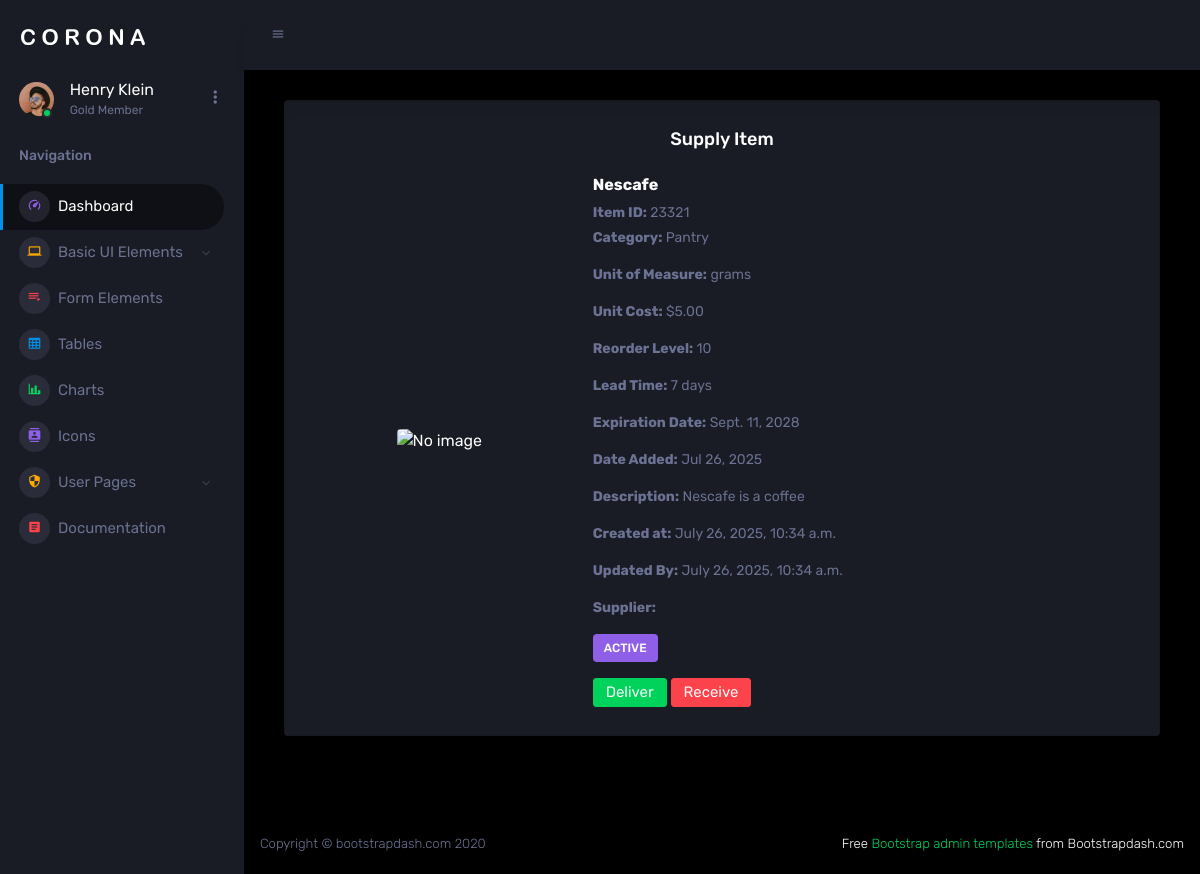
The app's page /supplyitem/1/ with its own data.
### supply/models.py (models this page shows, shortened)
class SupplyItem(models.Model):
    STATUS_CHOICES = [
        ('active', 'Active'),
        ('inactive', 'Inactive'),
        ('discontinued', 'Discontinued'),
    ]
    item_id = models.CharField(max_length=100, unique=True)  # SKU or barcode
    name = models.CharField(max_length=255)
    quantity = models.PositiveIntegerField(default=0)
    description = models.TextField(blank=True, null=True)
    category = models.CharField(max_length=100)
    unit_of_measure = models.CharField(max_length=50)
    reorder_level = models.PositiveIntegerField(default=10)
    unit_cost = models.DecimalField(max_digits=10, decimal_places=2)
    status = models.CharField(max_length=20, choices=STATUS_CHOICES, default='active')
    supply_image = models.ImageField(upload_to='supply_images/', blank=True, null=True)
    lead_time_days = models.PositiveIntegerField(default=7)
    expiration_date = models.DateField(blank=True, null=True)
    date_added = models.DateTimeField(auto_now_add=True)
    last_updated = models.DateTimeField(auto_now=True)
    created_at = models.DateTimeField(auto_now_add=True)
    updated_at = models.DateTimeField(auto_now=True)
    class Meta:
        ordering = ['name']
        verbose_name = 'Supply Item'
        verbose_name_plural = 'Supply Items'

### supply/views.py (the view)
# urls.py: path('supplyitem/<int:pk>/', views.SupplyItemDetailView.as_view(), name='supplyitem_detail'),  # Route to view supply item details
class SupplyItemDetailView(DetailView):
    model = SupplyItem
    template_name = 'supply/supplyitem_detail.html'
    context_object_name = 'supply_item'

### assets/templates/supply/supplyitem_detail.html
{% extends "base/base.html" %}
{% load static %}
{% block content %}
<div class="col-12 grid-margin stretch-card">
  <div class="card">
    <div class="card-body">
      <h4 class="card-title text-center mb-4">Supply Item</h4>
      <div class="row">
        <div class="col-md-4 d-flex align-items-center justify-content-center mb-3 mb-md-0">
          {% if supply_item.supply_image %}
            <img src="{{ supply_item.supply_image.url }}" alt="{{ supply_item.name }}" class="img-fluid rounded" style="max-height: 200px;">
          {% else %}
            <img src="{% static 'images/default-supply.png' %}" alt="No image" class="img-fluid rounded" style="max-height: 200px;">
          {% endif %}
        </div>
        <div class="col-md-8 text-start">
          <h5 class="font-weight-bold">{{ supply_item.name }}</h5>
          <p class="text-muted mb-1"><strong>Item ID:</strong> {{ supply_item.item_id }}</p>
          <p class="text-muted"><strong>Category:</strong> {{ supply_item.category }}</p>
          <p class="text-muted"><strong>Unit of Measure:</strong> {{ supply_item.unit_of_measure }}</p>
          <p class="text-muted"><strong>Unit Cost:</strong> ${{ supply_item.unit_cost }}</p>
          <p class="text-muted"><strong>Reorder Level:</strong> {{ supply_item.reorder_level }}</p>
          <p class="text-muted"><strong>Lead Time:</strong> {{ supply_item.lead_time_days }} days</p>
          {% if supply_item.expiration_date %}
            <p class="text-muted"><strong>Expiration Date:</strong> {{ supply_item.expiration_date }}</p>
          {% endif %}
          <p class="text-muted"><strong>Date Added:</strong> {{ supply_item.date_added|date:"M d, Y" }}</p>
          <p class="text-muted">
            <strong>Description:</strong> {{ supply_item.description|default:"No description available." }}
          </p>
          <p class="text-muted"><strong>Created at:</strong> {{ supply_item.date_added }}</p>
          <p class="text-muted"><strong>Updated By:</strong> {{ supply_item.updated_at }}</p>
          <p class="text-muted">
            <strong>Supplier:</strong> {{ supply_item.supplier }}
        </p>
        <p><span class="badge bg-info text-uppercase">{{ supply_item.status }}</span></p>
        <a class="btn btn-success" href="{% url 'supplyitem_transaction_deliver' supply_item.id  %}">Deliver</a>
        <a class="btn btn-danger" href="{% url 'supplyitem_transaction_receive' supply_item.id %}">Receive</a>
        </div>
      </div>
    </div>
  </div>
</div>
{% endblock content %}

### records on screen
SupplyItem: name "Nescafe", item_id "23321", category "Pantry", unit_of_measure "grams", unit_cost "5.00", reorder_level "10", lead_time_days "7", expiration_date "Sept. 11, 2028", date_added "Jul 26, 2025", description "Nescafe is a coffee", date_added "July 26, 2025, 10:34 a.m.", updated_at "July 26, 2025, 10:34 a.m.", status "ACTIVE"
